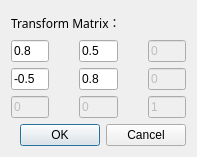
<?xml version="1.0" encoding="UTF-8"?>
<ui version="4.0">
 <class>TransMatrixDialog</class>
 <widget class="QDialog" name="TransMatrixDialog">
  <property name="geometry">
   <rect>
    <x>0</x>
    <y>0</y>
    <width>197</width>
    <height>157</height>
   </rect>
  </property>
  <property name="windowTitle">
   <string>Dialog</string>
  </property>
  <layout class="QGridLayout" name="gridLayout">
   <item row="5" column="0">
    <widget class="QDialogButtonBox" name="buttonBox">
     <property name="orientation">
      <enum>Qt::Horizontal</enum>
     </property>
     <property name="standardButtons">
      <set>QDialogButtonBox::Cancel|QDialogButtonBox::Ok</set>
     </property>
    </widget>
   </item>
   <item row="2" column="0">
    <layout class="QHBoxLayout" name="horizontalLayout">
     <property name="spacing">
      <number>30</number>
     </property>
     <item>
      <widget class="QLineEdit" name="lineEdit_1">
       <property name="text">
        <string>0.8</string>
       </property>
      </widget>
     </item>
     <item>
      <widget class="QLineEdit" name="lineEdit_2">
       <property name="enabled">
        <bool>true</bool>
       </property>
       <property name="text">
        <string>0.5</string>
       </property>
      </widget>
     </item>
     <item>
      <widget class="QLineEdit" name="lineEdit_3">
       <property name="enabled">
        <bool>false</bool>
       </property>
       <property name="text">
        <string>0</string>
       </property>
      </widget>
     </item>
    </layout>
   </item>
   <item row="3" column="0">
    <layout class="QHBoxLayout" name="horizontalLayout_2">
     <property name="spacing">
      <number>30</number>
     </property>
     <item>
      <widget class="QLineEdit" name="lineEdit_4">
       <property name="text">
        <string>-0.5</string>
       </property>
      </widget>
     </item>
     <item>
      <widget class="QLineEdit" name="lineEdit_5">
       <property name="text">
        <string>0.8</string>
       </property>
      </widget>
     </item>
     <item>
      <widget class="QLineEdit" name="lineEdit_6">
       <property name="enabled">
        <bool>false</bool>
       </property>
       <property name="text">
        <string>0</string>
       </property>
      </widget>
     </item>
    </layout>
   </item>
   <item row="4" column="0">
    <layout class="QHBoxLayout" name="horizontalLayout_3">
     <property name="spacing">
      <number>30</number>
     </property>
     <item>
      <widget class="QLineEdit" name="lineEdit_7">
       <property name="enabled">
        <bool>false</bool>
       </property>
       <property name="text">
        <string>0</string>
       </property>
      </widget>
     </item>
     <item>
      <widget class="QLineEdit" name="lineEdit_8">
       <property name="enabled">
        <bool>false</bool>
       </property>
       <property name="text">
        <string>0</string>
       </property>
      </widget>
     </item>
     <item>
      <widget class="QLineEdit" name="lineEdit_9">
       <property name="enabled">
        <bool>false</bool>
       </property>
       <property name="text">
        <string>1</string>
       </property>
      </widget>
     </item>
    </layout>
   </item>
   <item row="1" column="0">
    <widget class="QLabel" name="label">
     <property name="font">
      <font>
       <family>宋体</family>
       <pointsize>9</pointsize>
      </font>
     </property>
     <property name="text">
      <string>Transform Matrix：</string>
     </property>
    </widget>
   </item>
  </layout>
 </widget>
 <resources/>
 <connections>
  <connection>
   <sender>buttonBox</sender>
   <signal>accepted()</signal>
   <receiver>TransMatrixDialog</receiver>
   <slot>accept()</slot>
   <hints>
    <hint type="sourcelabel">
     <x>248</x>
     <y>254</y>
    </hint>
    <hint type="destinationlabel">
     <x>157</x>
     <y>274</y>
    </hint>
   </hints>
  </connection>
  <connection>
   <sender>buttonBox</sender>
   <signal>rejected()</signal>
   <receiver>TransMatrixDialog</receiver>
   <slot>reject()</slot>
   <hints>
    <hint type="sourcelabel">
     <x>316</x>
     <y>260</y>
    </hint>
    <hint type="destinationlabel">
     <x>286</x>
     <y>274</y>
    </hint>
   </hints>
  </connection>
 </connections>
</ui>
